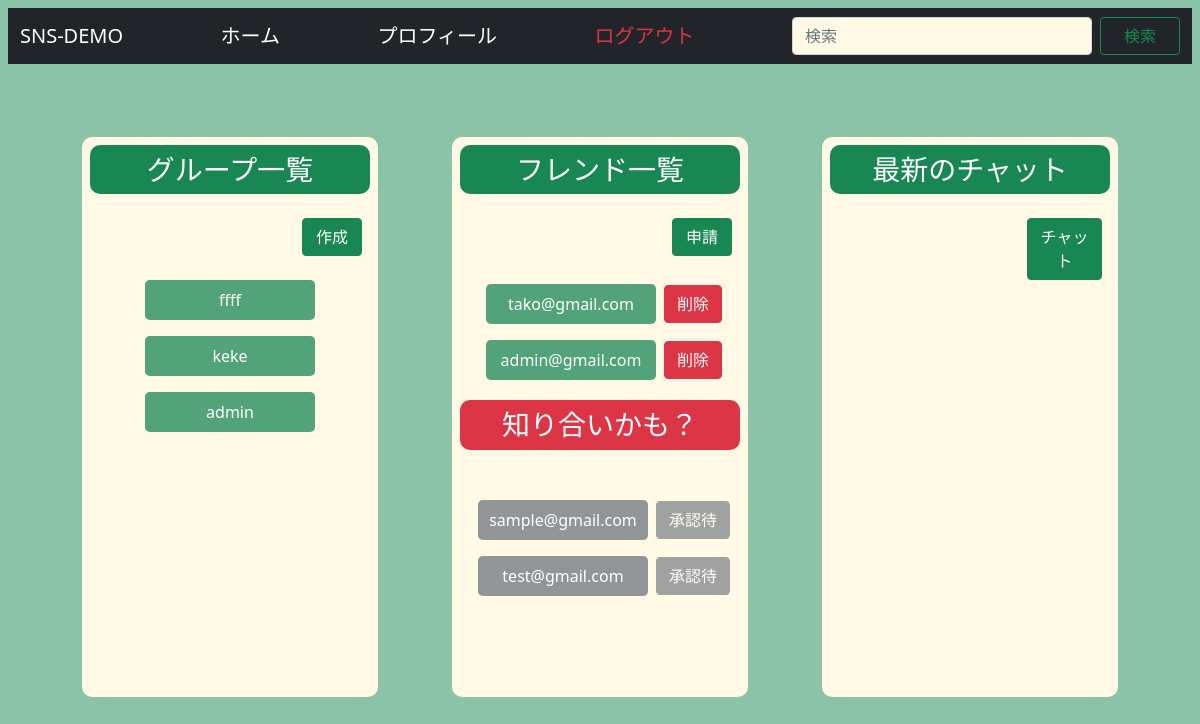
Screenshot of /app/home/ (signed in) with the database file from the repository.
### app/models.py (models this page shows, shortened)
class Group(models.Model):
    id = models.UUIDField(default=uuid.uuid4, primary_key=True)
    owner = models.ForeignKey(get_user_model(), on_delete=models.CASCADE,  related_name='group_owner')
    member = models.ManyToManyField(get_user_model(), related_name='group_member')
    title = models.CharField(max_length=30)
    icon = models.ImageField(null=True, blank=True)
    def __str__(self):
        return self.title

class Friend(models.Model):
    id = models.UUIDField(default=uuid.uuid4, primary_key=True)
    send_from = models.ForeignKey(get_user_model(), on_delete=models.CASCADE, related_name='friend_send_from')
    send_to = models.ForeignKey(get_user_model(), on_delete=models.CASCADE)
    deny_flag = models.BooleanField(default=False)
    promise_flag = models.BooleanField(default=False)

### account/models.py (models this page shows, shortened)
class User(AbstractBaseUser):
    email = models.EmailField(
        verbose_name='email',
        max_length=255,
        unique=True,
    )
    is_active = models.BooleanField(default=True)
    is_admin = models.BooleanField(default=True)
    objects = UserManager()
    USERNAME_FIELD = 'email'
    REQUIRED_FIELDS = []
    def __str__(self):
        return self.email

### app/views.py (the view)
# urls.py: path('home/', views.home, name='home'),
@login_required
def home(request):
    user = get_user_model().objects.get(email=request.user)
    groups = user.group_member.all()
    friends = Friend.objects.filter(promise_flag=True)
    friends = friends.filter(Q(send_from=request.user) | Q(send_to=request.user))
    deny_friends = Friend.objects.filter(deny_flag=False, promise_flag=False)
    deny_friends = deny_friends.filter(Q(send_from=request.user) | Q(send_to=request.user))
    new_chats = Message.objects.filter(friend=request.user).order_by('-created_at')[:5]
    return render(request, 'page/home.html', {'groups': groups,
                                              'friends': friends,
                                              'deny_friends': deny_friends,
                                              'new_chats': new_chats})

### template/page/home.html (shortened to what this page needs)
{% extends 'base/base.html' %}
{% block main %}
<div class="d-flex align-items-center justify-content-around" style="height: 90%;">
    <div class="d-flex justify-content-evenly" style="position: relative; width: 100%;">
        <div class="w-25"  style="background-color: #FFF9E6;height: 70vh;border-radius: 10px;">
            <h3 class="bg-success m-2 p-2 text-white" style="text-align: center;border-radius: 10px;">グループ一覧</h3>
            <div class="d-flex flex-column bd-highlight　bg-success">
                <div class="d-flex flex-row-reverse p-2 m-2">
                    <a class="btn btn-success text-decoration-none text-white" style="width: 60px;" href="{% url 'group_create' %}">作成</a>
                </div>
                <div class="d-flex flex-column" style="align-items: center;">
                    {% for group in groups %}
                        <a href="{% url 'group_chat' pk=group.id %}" class="text-decoration-none text-black p-2">
                            <div class="rounded-3 bg-success p-2 text-white bg-opacity-75" style="text-align: center;max-width: 300px; min-width: 170px;">{{ group }}</div>
                        </a>
                    {% endfor %}
                </div>
            </div>
        </div>
        <div class="w-25" style="background-color: #FFF9E6;height: 70vh;border-radius: 10px;">
            <h3 class="bg-success m-2 p-2 text-white" style="text-align: center;border-radius: 10px;">フレンド一覧</h3>
            <div class="d-flex flex-column bd-highlight　bg-success">
                <div class="d-flex flex-row-reverse p-2 m-2">
                    <a class="btn btn-success text-decoration-none text-white" style="width: 60px;" href="{% url 'friend_search' %}">申請</a>
                </div>
                <div class="d-flex flex-column justify-content-center" style="align-items: center;min-height: 120px;max-height: 120px;">
                    {% for friend in friends %}
                        {% if friend.send_to == request.user %}
                        <div class="d-flex flex-row align-items-center" style="flex-wrap: wrap;">
                            <a href="{% url 'friend_chat' pk=friend.id %}" class="text-decoration-none text-black p-2">
                                <div class="rounded-3 bg-success p-2 text-white bg-opacity-75"style="text-align: center;max-width: 300px; min-width: 170px;">{{ friend.send_from }}</div>
                            </a>
                            <a class="btn btn-danger text-decoration-none text-white" href="{% url 'friend_delete' pk=friend.id %}">削除</a>
                        </div>
                        {% endif %}
                    {% endfor %}
                </div>
            </div>
            <div>
                <h3 class="bg-danger m-2 p-2 text-white" style="text-align: center;border-radius: 10px;">知り合いかも？</h3>
            </div>
            <div class="d-flex flex-column bd-highlight　bg-success">
                <div class="d-flex flex-column p-2 justify-content-center" style="align-items: center;min-height: 180px;max-height: 180px;">
                    {% for deny_friend in deny_friends %}
                        {% if deny_friend.send_to == request.user %}
                            <div class="d-flex flex-row align-items-center" style="flex-wrap: wrap;">
                                <a href="#" class="text-decoration-none text-black p-2">
                                    <div class="rounded-3 bg-success p-2 text-white bg-opacity-75"style="text-align: center;max-width: 50%; min-width: 50%;">{{ deny_friend.send_from }}</div>
                                </a>
                                <a class="btn btn-success text-decoration-none text-white" href="{% url 'friend_promise' pk=deny_friend.id %}">承認</a>
                                <a class="btn btn-danger text-decoration-none text-white" style="margin-left: 5px;" href="{% url 'friend_deny' pk=deny_friend.id %}">拒否</a>
                            </div>
                        {% else %}
                            <div class="d-flex flex-row align-items-center" style="flex-wrap: wrap;">
                                <a href="#" class="text-decoration-none text-black p-2">
                                    <div class="rounded-3 bg-secondary p-2 text-white bg-opacity-75"style="text-align: center;max-width: 300px; min-width: 170px;">{{ deny_friend.send_to }}</div>
                                </a>
                                <a class="btn btn-secondary text-decoration-none text-white disabled" href="#">承認待</a>
                            </div>
                        {% endif %}
                    {% endfor %}
                </div>
            </div>
        </div>
        <div class="w-25" style="background-color: #FFF9E6;height: 70vh;border-radius: 10px;">
            <h3 class="bg-success m-2 p-2 text-white" style="text-align: center;border-radius: 10px;">最新のチャット</h3>
            <div class="d-flex flex-column bd-highlight　bg-success">
                <div class="d-flex flex-row-reverse p-2 m-2">
                    <a class="btn btn-success text-decoration-none text-white" style="width: 75px;" href="{% url 'chat' %}">チャット</a>
                </div>
            </div>
        </div>
    </div>
</div>
{% endblock %}

### rows the page displays
Group: title "ffff"
Group: title "keke"
Group: title "admin"
Friend: send_from "tako@gmail.com"
Friend: send_from "admin@gmail.com"
Friend: send_to "sample@gmail.com"
Friend: send_to "test@gmail.com"
